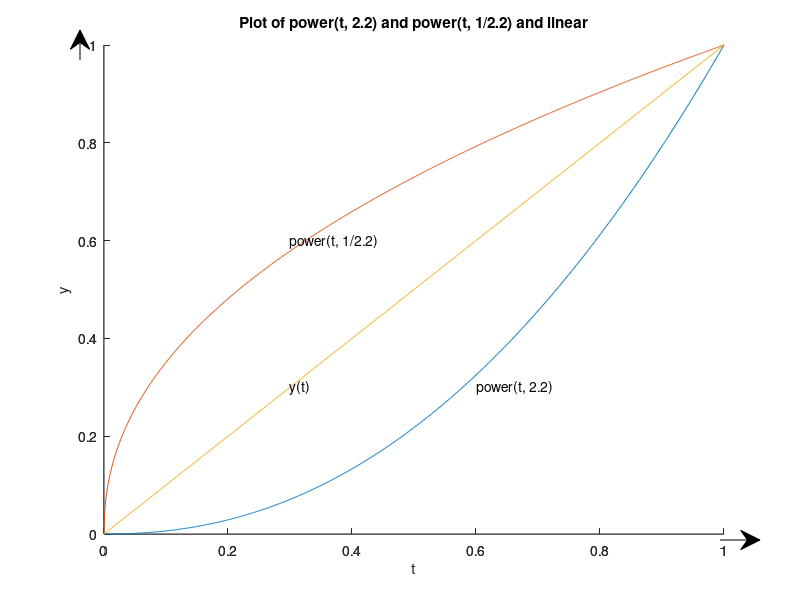

MATLAB code to generate this figure:
% пример как сделать функцию
t = linspace(0, 1, 1000); % от 0 до 1

% X arrow
annotation('arrow', [0.9, 0.95], [0.1, 0.1], 'unit', 'normalized');
% Y arrow
annotation('arrow', [0.1, 0.1], [0.9, 0.95], 'unit', 'normalized');

xlabel('t')
ylabel('y')
title('Plot of power(t, 2.2) and power(t, 1/2.2) and linear')

box off % disable frame around plot

hold on; % retains the current plot when adding new plots

plot(t, power(t, 2.2));
plot(t, power(t, 1/2.2));
plot(t, t);

% Adding text labels to the plots
text (0.6, 0.3, {"power(t, 2.2)"});
text (0.3, 0.6, {"power(t, 1/2.2)"});
text (0.3, 0.3, {"y(t)"});

hold off; % new plots overwrite old now
